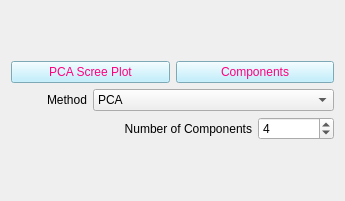
          <widget class="QWidget" name="page_5">
           <property name="geometry">
            <rect>
             <x>0</x>
             <y>0</y>
             <width>345</width>
             <height>201</height>
            </rect>
           </property>
           <attribute name="label">
            <string>Component Analysis</string>
           </attribute>
           <layout class="QGridLayout" name="gridLayout_15">
            <item row="0" column="0">
             <layout class="QGridLayout" name="gridLayout">
              <item row="0" column="0" colspan="2">
               <widget class="QPushButton" name="pb_pca_scree">
                <property name="sizePolicy">
                 <sizepolicy hsizetype="Minimum" vsizetype="Fixed">
                  <horstretch>0</horstretch>
                  <verstretch>0</verstretch>
                 </sizepolicy>
                </property>
                <property name="styleSheet">
                 <string notr="true">background-color: rgb(175, 236, 255);
color: rgb(255, 0, 127);
</string>
                </property>
                <property name="text">
                 <string>PCA Scree Plot</string>
                </property>
               </widget>
              </item>
              <item row="0" column="2" colspan="2">
               <widget class="QPushButton" name="pb_calc_components">
                <property name="sizePolicy">
                 <sizepolicy hsizetype="Minimum" vsizetype="Fixed">
                  <horstretch>0</horstretch>
                  <verstretch>0</verstretch>
                 </sizepolicy>
                </property>
                <property name="styleSheet">
                 <string notr="true">background-color: rgb(175, 236, 255);
color: rgb(255, 0, 127);
</string>
                </property>
                <property name="text">
                 <string>Components</string>
                </property>
               </widget>
              </item>
              <item row="1" column="0">
               <widget class="QLabel" name="label_11">
                <property name="text">
                 <string>Method</string>
                </property>
                <property name="alignment">
                 <set>Qt::AlignRight|Qt::AlignTrailing|Qt::AlignVCenter</set>
                </property>
               </widget>
              </item>
              <item row="1" column="1" colspan="3">
               <widget class="QComboBox" name="cb_comp_method">
                <property name="sizePolicy">
                 <sizepolicy hsizetype="Preferred" vsizetype="Fixed">
                  <horstretch>0</horstretch>
                  <verstretch>0</verstretch>
                 </sizepolicy>
                </property>
                <item>
                 <property name="text">
                  <string>PCA</string>
                 </property>
                </item>
                <item>
                 <property name="text">
                  <string>NMF</string>
                 </property>
                </item>
                <item>
                 <property name="text">
                  <string>FastICA</string>
                 </property>
                </item>
               </widget>
              </item>
              <item row="2" column="0" colspan="3">
               <widget class="QLabel" name="label">
                <property name="text">
                 <string>Number of Components</string>
                </property>
                <property name="alignment">
                 <set>Qt::AlignRight|Qt::AlignTrailing|Qt::AlignVCenter</set>
                </property>
               </widget>
              </item>
              <item row="2" column="3">
               <widget class="QSpinBox" name="sb_ncomp">
                <property name="minimum">
                 <number>1</number>
                </property>
                <property name="value">
                 <number>4</number>
                </property>
               </widget>
              </item>
             </layout>
            </item>
           </layout>
          </widget>
